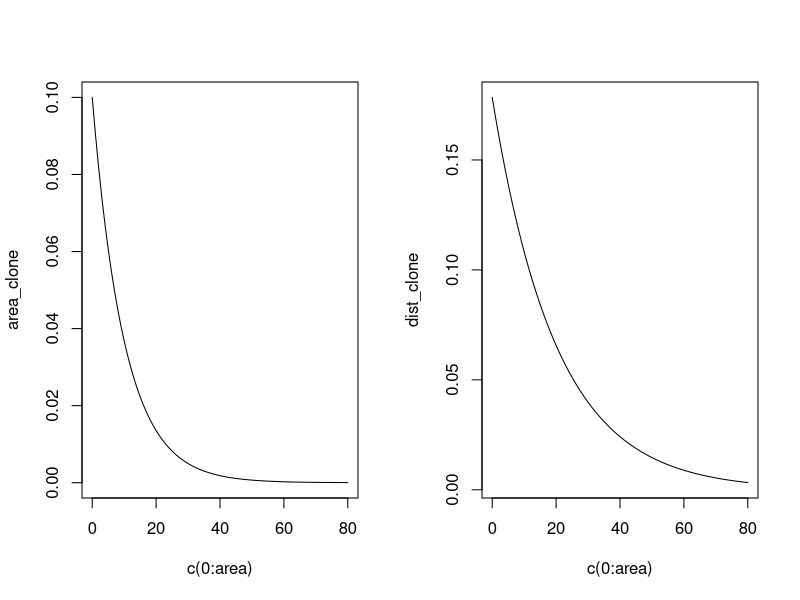
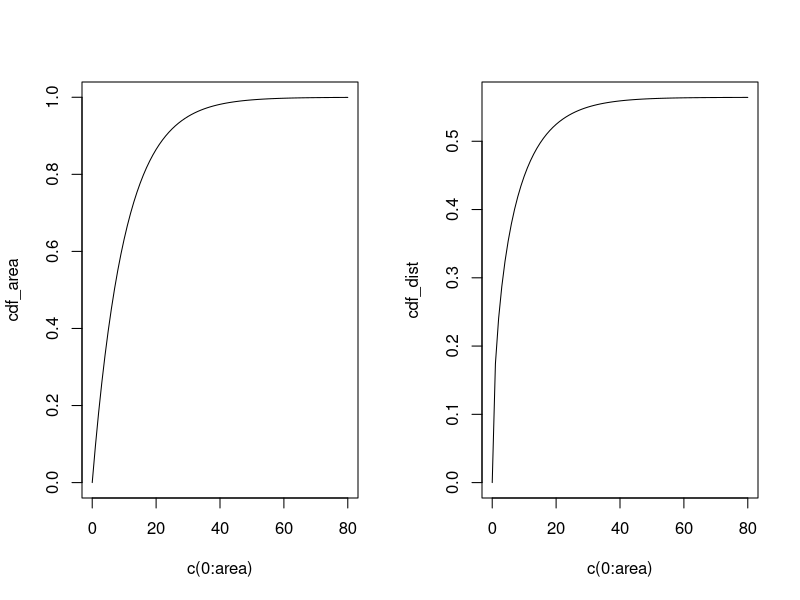

Write R code to recreate these figures, in order.
## ---- chunk 1
knitr::opts_chunk$set(echo = TRUE)
## ---- chunk 2
# given a circular dish, with the total number of clones we can know the distribution of transformed clone. Say that we have 100 clones in the dish:
area = 80
rate = 0.1  # rate is λ
area_clone = dexp(c(0:area), rate)
dist_clone = (area_clone / 3.14) ** 0.5

par(mfrow = c(1,2))
plot(c(0:area), area_clone, type = "l")
plot(c(0:area), dist_clone, type = "l")


## ---- chunk 3
par(mfrow = c(1,2))
cdf_area = pexp(c(0:area), rate)
cdf_dist = (cdf_area / 3.14) ** 0.5
plot(c(0:area), cdf_area, type = "l")
plot(c(0:area), cdf_dist, type = "l")
